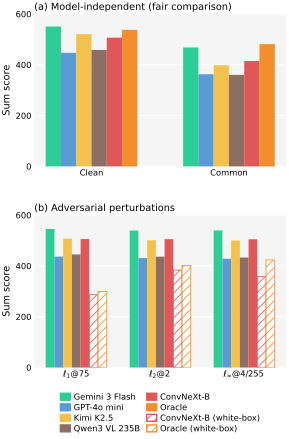

Write Python code to recreate this figure.
#!/usr/bin/env python3
"""
Figure 7 (Sec. 6), split into two panels following reviewer W5:
  (a) Clean + common: model-independent perturbations (fair comparison).
  (b) l1 / l2 / linf at the vision-model budgets:
        solid   = transfer attacks from the strongest surrogate per dataset and
                  setting, applied identically to Ve-LLMs and ConvNeXt-B
        hatched = white-box attacks, vision models only (reference)

Same data and aggregation as spider_robust.py (sum of accuracies over the six
datasets, maximum 600). Run from anywhere:
  python results_analysis_neurips2026/spider_robust_split.py
"""

import csv
from pathlib import Path

import matplotlib
matplotlib.use("Agg")
import matplotlib.pyplot as plt
import matplotlib.patches as mpatches
import numpy as np
import pandas as pd

HERE = Path(__file__).resolve().parent
RESULTS_DIR = HERE
CONVNEXT_EVAL_DIR = HERE.parents[1] / "results" / "robustgenbench_eval" / "convnext_base_fb_in22k_TRADES_v2"

tbl = pd.read_csv(RESULTS_DIR / "transfer_table.csv")
ft = pd.read_csv(RESULTS_DIR / "fft50.csv", index_col=0)

DATASETS = sorted(tbl["dataset"].unique())
DATASET_NAME_MAP = {
    "Caltech-101": "caltech101",
    "FGVC Aircraft": "fgvc-aircraft-2013b",
    "Flowers-102": "flowers-102",
    "Oxford Pet": "oxford-iiit-pet",
    "Stanford Cars": "stanford_cars",
    "UC Merced": "uc-merced-land-use-dataset",
}
SURROGATES = [
    "zeroshot_clip_vitb16_laion2b", "zeroshot_clip_vith14_laion2b",
    "zeroshot_metaclip_vith14_fullcc2_5b", "zeroshot_siglip2_so400m_patch14_384",
]

# (label, transfer-table column, fft50 column, ConvNeXt eval label fragment)
MODEL_INDEP = [
    ("Clean", "clean", "clean_acc", "clean"),
    ("Common", "sev@3", "common_acc", "common_severity3"),
]
ADVERSARIAL = [
    (r"$\ell_1$@75", "l1@75", "L1_acc", "l1_eps75"),
    (r"$\ell_2$@2", "l2@2", "L2_acc", "l2_eps2"),
    (r"$\ell_\infty$@4/255", "linf@4", "Linf_acc", "linf_eps4"),
]


# ── Helpers (identical aggregation to spider_robust.py) ──────────────────────
def llm_sum(target, col):
    """Sum over datasets; adversarial = worst (strongest) surrogate per dataset."""
    if col == "clean":
        sub = tbl[(tbl["target"] == target) & (tbl["surrogate"] == "CLIP ViT-B/16")]
        vals = sub.set_index("dataset")["clean"]
    else:
        vals = tbl[tbl["target"] == target].groupby("dataset")[col].min()
    return float(sum(vals.get(ds, np.nan) for ds in DATASETS))


_ft_single = ft[(ft["backbone_name"] == "convnext_b,sup,in22k") & (ft["loss_function"] == "TRADES")]


def convnext_wb_sum(col):
    return float(_ft_single[col].sum() * 100)


def oracle_sum(col):
    return float(ft.groupby("dataset")[col].max().sum() * 100)


def _load_convnext_transfer():
    data = {}
    for csv_path in CONVNEXT_EVAL_DIR.glob("*.csv"):
        with open(csv_path) as f:
            for row in csv.DictReader(f):
                data[(row["dataset"], row["label"])] = float(row["accuracy"])
    if not data:
        raise FileNotFoundError(f"No ConvNeXt transfer results in {CONVNEXT_EVAL_DIR}")
    return data


_convnext_transfer = _load_convnext_transfer()


def convnext_transfer_sum(fragment):
    total = 0.0
    for ds in DATASETS:
        key = DATASET_NAME_MAP[ds]
        accs = [v for (d, lbl), v in _convnext_transfer.items()
                if d == key and any(s in lbl for s in SURROGATES) and fragment in lbl]
        total += min(accs) if accs else 0.0
    return total * 100


OPEN_SUMMARY = HERE.parents[1] / "vision_enabled_language_models" / "results_tables" / "results_summary.csv"
_open = pd.read_csv(OPEN_SUMMARY)
OPEN_THREAT = {"clean": "clean", "sev@3": "common", "l1@75": "l1_eps75",
               "l2@2": "l2_eps2", "linf@4": "linf_eps4"}


def open_sum(model_key, col):
    """Open-weight Ve-LLMs (Kimi, Qwen): same aggregation as llm_sum, i.e. sum
    over datasets, adversarial = strongest (worst-case) surrogate per dataset."""
    sub = _open[(_open["model"] == model_key) & (_open["threat"] == OPEN_THREAT[col])]
    return float(sub.groupby("dataset")["accuracy"].min().sum() * 100)


def convnext_eval_sum(label):
    """Clean / common accuracy of ConvNeXt-B on the released RobustGenBench
    images, i.e., the same images the Ve-LLMs were evaluated on."""
    return 100 * sum(_convnext_transfer.get((DATASET_NAME_MAP[ds], label), np.nan) for ds in DATASETS)


# ── Values ───────────────────────────────────────────────────────────────────
# Each entry: (model name in paper_style.COLORS, values, white_box)
# Panel (a): clean and common are model-independent, so ConvNeXt-B has one value.
# Vision baselines (ConvNeXt-B and Oracle) come from the FFT-50 study (fft50.csv).
panel_a = [
    ("Gemini 3 Flash", [llm_sum("Gemini Flash (no think)", c) for _, c, _, _ in MODEL_INDEP], False),
    ("GPT-4o mini", [llm_sum("GPT-4o", c) for _, c, _, _ in MODEL_INDEP], False),
    ("Kimi K2.5", [open_sum("kimi", c) for _, c, _, _ in MODEL_INDEP], False),
    ("Qwen3 VL 235B", [open_sum("qwen", c) for _, c, _, _ in MODEL_INDEP], False),
    # ConvNeXt-B on the exact clean/common images the Ve-LLMs were evaluated
    # on, so panel (a) compares identical inputs. The Oracle needs all 80
    # FFT-50 configurations, which were only evaluated on the study's images
    # (fft50.csv); the caption states this.
    ("ConvNeXt-B", [convnext_eval_sum(lbl) for lbl in ("clean", "common__common_severity3")], False),
    ("Oracle", [oracle_sum(f) for _, _, f, _ in MODEL_INDEP], False),
]
panel_b = [
    ("Gemini 3 Flash", [llm_sum("Gemini Flash (no think)", c) for _, c, _, _ in ADVERSARIAL], False),
    ("GPT-4o mini", [llm_sum("GPT-4o", c) for _, c, _, _ in ADVERSARIAL], False),
    ("Kimi K2.5", [open_sum("kimi", c) for _, c, _, _ in ADVERSARIAL], False),
    ("Qwen3 VL 235B", [open_sum("qwen", c) for _, c, _, _ in ADVERSARIAL], False),
    ("ConvNeXt-B", [convnext_transfer_sum(fr) for _, _, _, fr in ADVERSARIAL], False),
    ("ConvNeXt-B", [convnext_wb_sum(f) for _, _, f, _ in ADVERSARIAL], True),
    ("Oracle", [oracle_sum(f) for _, _, f, _ in ADVERSARIAL], True),
]

print("Panel (a) - clean / common")
for name, v, _ in panel_a:
    print(f"  {name:<16}" + "  ".join(f"{x:6.1f}" for x in v))
print("Panel (b) - l1@75 / l2@2 / linf@4   (WB = white-box, hatched)")
for name, v, wb in panel_b:
    print(f"  {name + (' (WB)' if wb else ''):<16}" + "  ".join(f"{x:6.1f}" for x in v))

# ── Plot (shared style: paper_style.py) ─────────────────────────────────────
import sys
sys.path.insert(0, str(HERE))
from paper_style import FIG_WIDTH, apply_rcparams, grouped_bars, legend_above, legend_handle

# --wide: panels side by side at full text width (NeurIPS \textwidth = 5.5in)
# for a full-width figure; default: stacked, column width for a wrapfigure.
WIDE = "--wide" in sys.argv
TEXT_WIDTH = 5.5

apply_rcparams()
if WIDE:
    # Panel (b) has 3 groups of 7 bars vs. 2 groups of 6 in (a): size the
    # panels so bars come out the same width in both.
    fig, (ax_a, ax_b) = plt.subplots(1, 2, figsize=(TEXT_WIDTH, 2.0),
                                     gridspec_kw={"width_ratios": [2 * 6 + 0.4, 3 * 7 + 0.6],
                                                  "wspace": 0.12})
else:
    fig, (ax_a, ax_b) = plt.subplots(2, 1, figsize=(FIG_WIDTH, 4.6),
                                     gridspec_kw={"hspace": 0.32})
fig.patch.set_facecolor("white")

grouped_bars(ax_a, [g[0] for g in MODEL_INDEP], panel_a, ymax=600,
             ylabel="Sum score", percent=False, group_gap=0.4)
ax_a.set_title("(a) Model-independent" if WIDE else "(a) Model-independent (fair comparison)",
               loc="left", pad=3)
grouped_bars(ax_b, [g[0] for g in ADVERSARIAL], panel_b, ymax=600,
             ylabel="Sum score", percent=False, group_gap=0.3)
ax_b.set_title("(b) Adversarial perturbations", loc="left", pad=3)
for ax in (ax_a, ax_b):
    ax.set_yticks([0, 200, 400, 600])

handles = [
    legend_handle("Gemini 3 Flash"), legend_handle("GPT-4o mini"),
    legend_handle("Kimi K2.5"), legend_handle("Qwen3 VL 235B"),
    legend_handle("ConvNeXt-B"), legend_handle("Oracle"),
    legend_handle("ConvNeXt-B", white_box=True, label="ConvNeXt-B (white-box)"),
    legend_handle("Oracle", white_box=True, label="Oracle (white-box)"),
]
legend_kw = dict(frameon=False, handlelength=1.2, handleheight=0.9,
                 handletextpad=0.4, columnspacing=0.8, labelspacing=0.3)
if WIDE:
    ax_b.set_ylabel("")  # shared y-scale; label once on the left panel
    ax_b.tick_params(labelleft=False)
    fig.legend(handles=handles, loc="upper center", ncol=4,
               bbox_to_anchor=(0.5, 0.02), **legend_kw)
else:
    ax_b.legend(handles=handles, loc="upper center", ncol=2,
                bbox_to_anchor=(0.5, -0.12), **legend_kw)

stem = "spider_robust_split_wide" if WIDE else "spider_robust_split"
for ext in ("png", "pdf"):
    out = RESULTS_DIR / f"{stem}.{ext}"
    fig.savefig(out, dpi=300, bbox_inches="tight", pad_inches=0.02)
    print(f"Saved -> {out}")
